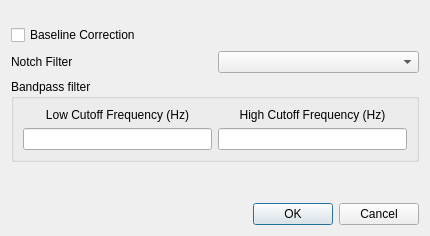
<?xml version="1.0" encoding="UTF-8"?>
<ui version="4.0">
 <class>Dialog</class>
 <widget class="QDialog" name="Dialog">
  <property name="geometry">
   <rect>
    <x>0</x>
    <y>0</y>
    <width>430</width>
    <height>236</height>
   </rect>
  </property>
  <property name="windowTitle">
   <string>Dialog</string>
  </property>
  <layout class="QVBoxLayout" name="verticalLayout_3">
   <property name="topMargin">
    <number>25</number>
   </property>
   <item>
    <widget class="QCheckBox" name="cb_offset">
     <property name="text">
      <string>Baseline Correction</string>
     </property>
    </widget>
   </item>
   <item>
    <layout class="QHBoxLayout" name="horizontalLayout_2">
     <item>
      <widget class="QLabel" name="label_2">
       <property name="text">
        <string>Notch Filter</string>
       </property>
      </widget>
     </item>
     <item>
      <widget class="QComboBox" name="value_notch"/>
     </item>
    </layout>
   </item>
   <item>
    <widget class="QGroupBox" name="groupBox">
     <property name="title">
      <string>Bandpass filter</string>
     </property>
     <layout class="QHBoxLayout" name="horizontalLayout_3">
      <item>
       <layout class="QHBoxLayout" name="horizontalLayout">
        <item>
         <layout class="QVBoxLayout" name="verticalLayout">
          <item>
           <widget class="QLabel" name="label_3">
            <property name="text">
             <string>Low Cutoff Frequency (Hz)</string>
            </property>
            <property name="alignment">
             <set>Qt::AlignCenter</set>
            </property>
           </widget>
          </item>
          <item>
           <widget class="QLineEdit" name="value_lowcutoff">
            <property name="minimumSize">
             <size>
              <width>0</width>
              <height>20</height>
             </size>
            </property>
            <property name="styleSheet">
             <string notr="true"/>
            </property>
           </widget>
          </item>
         </layout>
        </item>
        <item>
         <layout class="QVBoxLayout" name="verticalLayout_2">
          <item>
           <widget class="QLabel" name="label_5">
            <property name="text">
             <string>High Cutoff Frequency (Hz)</string>
            </property>
            <property name="alignment">
             <set>Qt::AlignCenter</set>
            </property>
           </widget>
          </item>
          <item>
           <widget class="QLineEdit" name="value_highcutoff">
            <property name="minimumSize">
             <size>
              <width>0</width>
              <height>20</height>
             </size>
            </property>
           </widget>
          </item>
         </layout>
        </item>
       </layout>
      </item>
     </layout>
    </widget>
   </item>
   <item>
    <widget class="QLabel" name="lbl_warning">
     <property name="font">
      <font>
       <pointsize>10</pointsize>
       <italic>true</italic>
      </font>
     </property>
     <property name="styleSheet">
      <string notr="true">color: #d90000;</string>
     </property>
     <property name="text">
      <string/>
     </property>
     <property name="wordWrap">
      <bool>true</bool>
     </property>
    </widget>
   </item>
   <item>
    <widget class="QDialogButtonBox" name="buttonBox">
     <property name="orientation">
      <enum>Qt::Horizontal</enum>
     </property>
     <property name="standardButtons">
      <set>QDialogButtonBox::Cancel|QDialogButtonBox::Ok</set>
     </property>
    </widget>
   </item>
  </layout>
 </widget>
 <resources/>
 <connections>
  <connection>
   <sender>buttonBox</sender>
   <signal>accepted()</signal>
   <receiver>Dialog</receiver>
   <slot>accept()</slot>
   <hints>
    <hint type="sourcelabel">
     <x>248</x>
     <y>254</y>
    </hint>
    <hint type="destinationlabel">
     <x>157</x>
     <y>274</y>
    </hint>
   </hints>
  </connection>
  <connection>
   <sender>buttonBox</sender>
   <signal>rejected()</signal>
   <receiver>Dialog</receiver>
   <slot>reject()</slot>
   <hints>
    <hint type="sourcelabel">
     <x>316</x>
     <y>260</y>
    </hint>
    <hint type="destinationlabel">
     <x>286</x>
     <y>274</y>
    </hint>
   </hints>
  </connection>
 </connections>
</ui>
